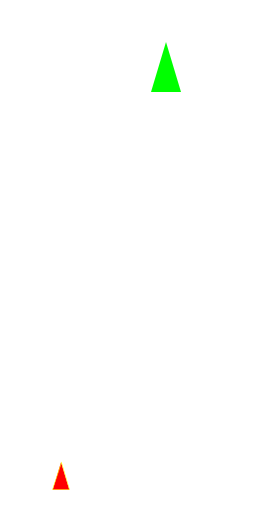
Frame 1 (no input)
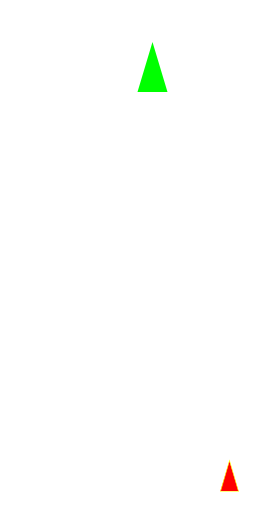
Frame 60 (the mouse pressed at the canvas centre just before this capture)
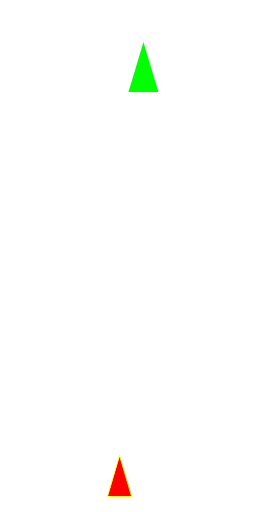
Frame 120 (the mouse held since frame 60 and released just before this capture)

The Processing sketch that drew these frames (run headless with seeded random() and noise(); from frame 60 on, the mouse is pressed at the canvas centre):

// Processing sketch: esame17aprile19es1
// ── esame17aprile19es1.pde
Shield S,GS;

void setup(){
  frameRate(60);
  size(256,512);
  S=new Shield(round(random(0,width)), round(random(0,height/2)));
  GS=new GreatShield(round(random(0,width)), round(random(height/2,height)));
}
  
void draw(){
  background(255);
  S.run();
  GS.run();
}

void keyPressed(){
  if (key == 'R' || key == 'r') setup();
}

// ── GreatShield.pde
class GreatShield extends Shield{
  float scale = 0.5;
  float scaleEdit = 0.05;
  color main;
  color border;
  GreatShield(float x, float y){
    super(x,y);
    main = color(255,0,0);
    border = color(255,255,0);
  }
  
  void display(){
    stroke(border);
    fill(main);
    translate(x,y);
    scale+=scaleEdit;
    if (scale >= 2 || scale <= 0.5)  scaleEdit=-scaleEdit;
    scale(scale);
    triangle(0,-25, -15,25, 15,25);
  }
  void move(){
    if (x-10 > width)    x = -10;
    else if (x+10 < 0)   x = width+10;
    x+=sx;
  }
  void run(){
    display();
    move();
  }
}

// ── Shield.pde
class Shield{
  float x;
  float y;
  float sx;
  Shield(float x, float y){
    this.x = x;
    this.y = y;
    this.sx = random(-5,5);
  }
  void display(){
    noStroke();
    fill(0,255,0);
    triangle(x,y-25, x-15,y+25, x+15,y+25); 
  }
  void move(){
    if (x-10 > width)    x = -10;
    else if (x+10 < 0)   x = width+10;
    x+=sx;
  }
  void run(){
    display();
    move();
  }
}
